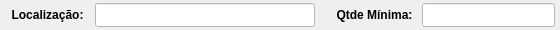
              <widget class="QWidget" name="widget_41" native="true">
               <property name="minimumSize">
                <size>
                 <width>0</width>
                 <height>30</height>
                </size>
               </property>
               <property name="maximumSize">
                <size>
                 <width>16777215</width>
                 <height>30</height>
                </size>
               </property>
               <property name="styleSheet">
                <string notr="true"/>
               </property>
               <layout class="QHBoxLayout" name="horizontalLayout_33">
                <property name="spacing">
                 <number>5</number>
                </property>
                <property name="leftMargin">
                 <number>5</number>
                </property>
                <property name="topMargin">
                 <number>3</number>
                </property>
                <property name="rightMargin">
                 <number>5</number>
                </property>
                <property name="bottomMargin">
                 <number>3</number>
                </property>
                <item>
                 <widget class="QLabel" name="label_76">
                  <property name="minimumSize">
                   <size>
                    <width>85</width>
                    <height>0</height>
                   </size>
                  </property>
                  <property name="maximumSize">
                   <size>
                    <width>85</width>
                    <height>16777215</height>
                   </size>
                  </property>
                  <property name="font">
                   <font>
                    <pointsize>9</pointsize>
                    <weight>75</weight>
                    <bold>true</bold>
                   </font>
                  </property>
                  <property name="text">
                   <string>Localização:</string>
                  </property>
                  <property name="alignment">
                   <set>Qt::AlignCenter</set>
                  </property>
                 </widget>
                </item>
                <item>
                 <widget class="QLineEdit" name="line_Local">
                  <property name="sizePolicy">
                   <sizepolicy hsizetype="Preferred" vsizetype="Preferred">
                    <horstretch>0</horstretch>
                    <verstretch>0</verstretch>
                   </sizepolicy>
                  </property>
                  <property name="minimumSize">
                   <size>
                    <width>220</width>
                    <height>0</height>
                   </size>
                  </property>
                  <property name="maximumSize">
                   <size>
                    <width>220</width>
                    <height>16777215</height>
                   </size>
                  </property>
                  <property name="font">
                   <font>
                    <pointsize>9</pointsize>
                   </font>
                  </property>
                  <property name="styleSheet">
                   <string notr="true">background-color: rgb(255, 255, 255);</string>
                  </property>
                  <property name="text">
                   <string/>
                  </property>
                  <property name="maxLength">
                   <number>20</number>
                  </property>
                  <property name="alignment">
                   <set>Qt::AlignCenter</set>
                  </property>
                 </widget>
                </item>
                <item>
                 <widget class="QLabel" name="label">
                  <property name="text">
                   <string/>
                  </property>
                 </widget>
                </item>
                <item>
                 <widget class="QLabel" name="label_74">
                  <property name="minimumSize">
                   <size>
                    <width>85</width>
                    <height>0</height>
                   </size>
                  </property>
                  <property name="maximumSize">
                   <size>
                    <width>85</width>
                    <height>16777215</height>
                   </size>
                  </property>
                  <property name="font">
                   <font>
                    <pointsize>9</pointsize>
                    <weight>75</weight>
                    <bold>true</bold>
                   </font>
                  </property>
                  <property name="text">
                   <string>Qtde Mínima:</string>
                  </property>
                  <property name="alignment">
                   <set>Qt::AlignCenter</set>
                  </property>
                 </widget>
                </item>
                <item>
                 <widget class="QLineEdit" name="line_Qtde_Mini">
                  <property name="sizePolicy">
                   <sizepolicy hsizetype="Preferred" vsizetype="Preferred">
                    <horstretch>0</horstretch>
                    <verstretch>0</verstretch>
                   </sizepolicy>
                  </property>
                  <property name="minimumSize">
                   <size>
                    <width>133</width>
                    <height>0</height>
                   </size>
                  </property>
                  <property name="maximumSize">
                   <size>
                    <width>133</width>
                    <height>16777215</height>
                   </size>
                  </property>
                  <property name="font">
                   <font>
                    <pointsize>9</pointsize>
                   </font>
                  </property>
                  <property name="styleSheet">
                   <string notr="true">background-color: rgb(255, 255, 255);</string>
                  </property>
                  <property name="text">
                   <string/>
                  </property>
                  <property name="maxLength">
                   <number>30</number>
                  </property>
                  <property name="alignment">
                   <set>Qt::AlignCenter</set>
                  </property>
                 </widget>
                </item>
               </layout>
              </widget>
